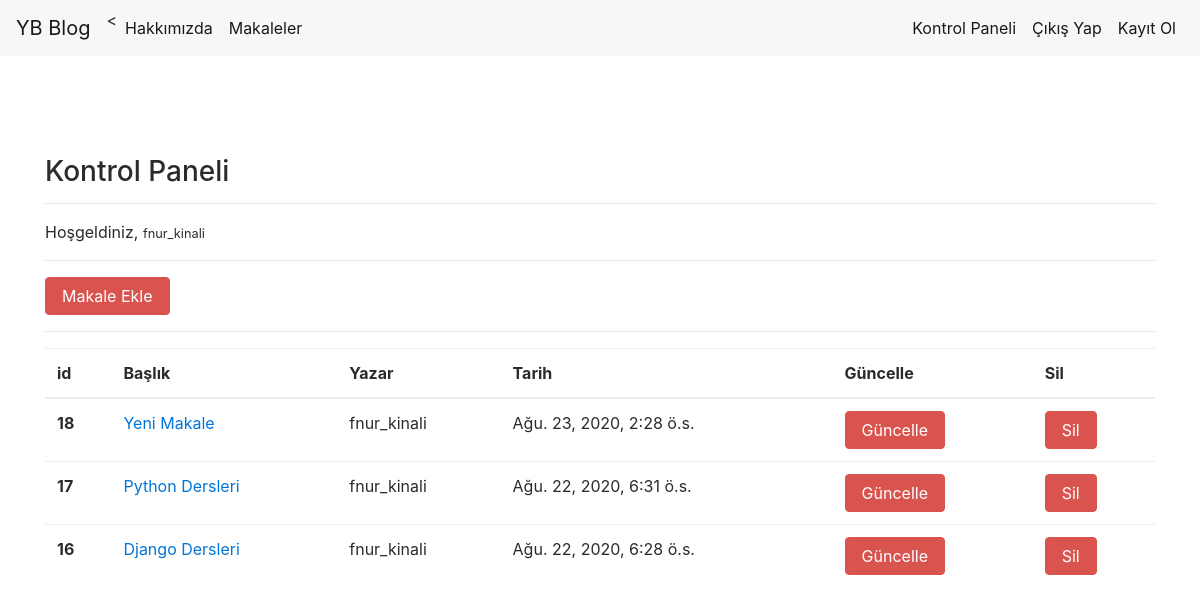
Screenshot of /articles/dashboard/ (signed in) with the database file from the repository.
### article/models.py (models this page shows, shortened)
class Article(models.Model):
    author = models.ForeignKey("auth.User",on_delete = models.CASCADE,verbose_name="Yazar")
    title = models.CharField(max_length=50,verbose_name="Başlık")
    content = RichTextField(verbose_name="İçerik")
    created_date = models.DateTimeField(auto_now_add=True,verbose_name="Oluşturulma Tarihi")
    article_image = models.FileField(blank = True,null = True,verbose_name="Makaleye Fotoğraf Ekleyiniz")
    class Meta:
        ordering = ['-created_date']

### article/views.py (the view)
# urls.py: path('dashboard/',views.dashboard,name="dashboard"),
@login_required(login_url = "user:login")
def dashboard(request):
    articles = Article.objects.filter(author = request.user)
    context = {
        "articles":articles
    }
    return render(request,"dashboard.html",context)

### templates/dashboard.html
{% extends "layout.html" %}
{% block body %}
<h3>Kontrol Paneli</h3>
<hr>
<p>
    Hoşgeldiniz, <small>{{request.user.username}}</small>
</p>
<hr>
<a class = "btn btn-danger" href = "{% url 'article:addarticle' %}">Makale Ekle </a>
<hr>
{% if articles %}
<table class="table">
        <thead>
          <tr>
            <th scope="col">id</th>
            <th scope="col">Başlık</th>
            <th scope="col">Yazar</th>
            <th scope="col">Tarih</th>
            <th scope="col">Güncelle</th>
            <th scope="col">Sil</th>
          </tr>
        </thead>
        <tbody>
          {% for article in articles %}
          <tr>
            <th scope="row">{{article.id}}</th>
            <td><a href="{% url 'article:detail' article.id %}">{{article.title}}</a></td>
            <td>{{article.author.username}}</td>
            <td>{{article.created_date}}</td>
            <td><a href="{% url 'article:update' article.id %}" class = "btn btn-danger">Güncelle</a></td>
            <td><a href="{% url 'article:delete' article.id %}" class = "btn btn-danger">Sil</a></td>
          </tr>
          {% endfor %}
        </tbody>
      </table>
{% else %}
<div class = "alert alert-danger">
    Henüz bir makaleniz bulunmuyor...
</div>
{% endif %}
{% endblock body %}

### rows the page displays
Article: id "18", title "Yeni Makale", author.username "fnur_kinali", created_date "Ağu. 23, 2020, 2:28 ö.s."
Article: id "17", title "Python Dersleri", author.username "fnur_kinali", created_date "Ağu. 22, 2020, 6:31 ö.s."
Article: id "16", title "Django Dersleri", author.username "fnur_kinali", created_date "Ağu. 22, 2020, 6:28 ö.s."

### other values shown
{{ request.user.username }} "fnur_kinali"
